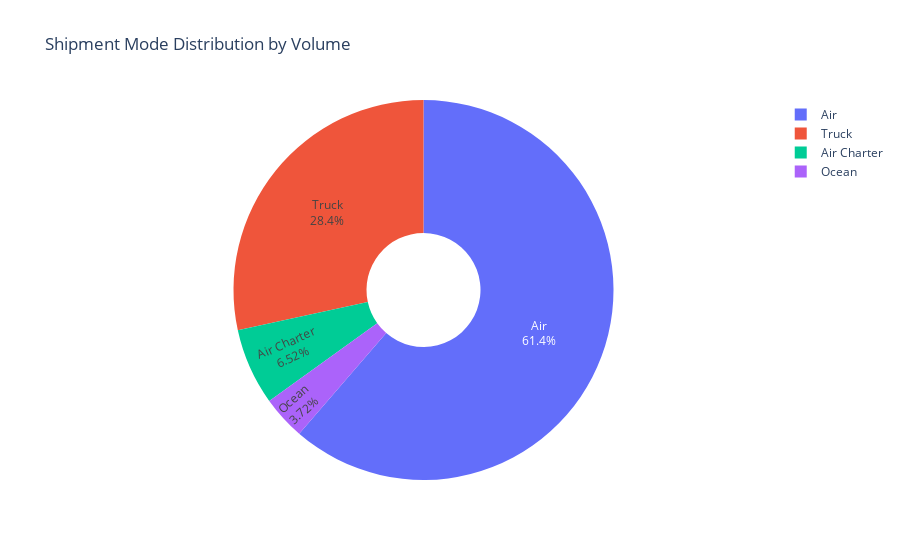

This figure's notebook cell:
### Code cell
shipment_mode = df['Shipment Mode'].value_counts()
labels = np.array(shipment_mode.index)
sizes = np.array((shipment_mode/shipment_mode.sum())*100)
fig = go.Figure(data=[go.Pie(labels=labels, values=sizes, hole=.3)])
fig.update_traces(textinfo='percent+label')
fig.update_layout(title_text='Shipment Mode Distribution by Volume')
fig.show()

### Figure 1 — Plotly figure (JSON) as saved in the notebook; plotly's stock layout.template omitted (floating-point values rounded to 4 significant figures)
{"data": [{"hole": 0.3, "labels": ["Air", "Truck", "Air Charter", "Ocean"], "textinfo": "percent+label", "type": "pie", "values": [61.35, 28.4, 6.523, 3.723]}], "layout": {"title": {"text": "Shipment Mode Distribution by Volume"}}}
